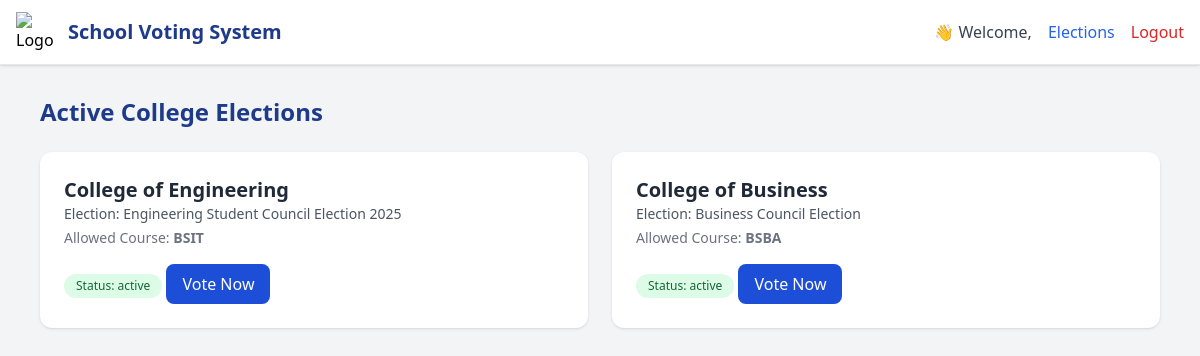
The page /colleges.php on the database as committed earlier.
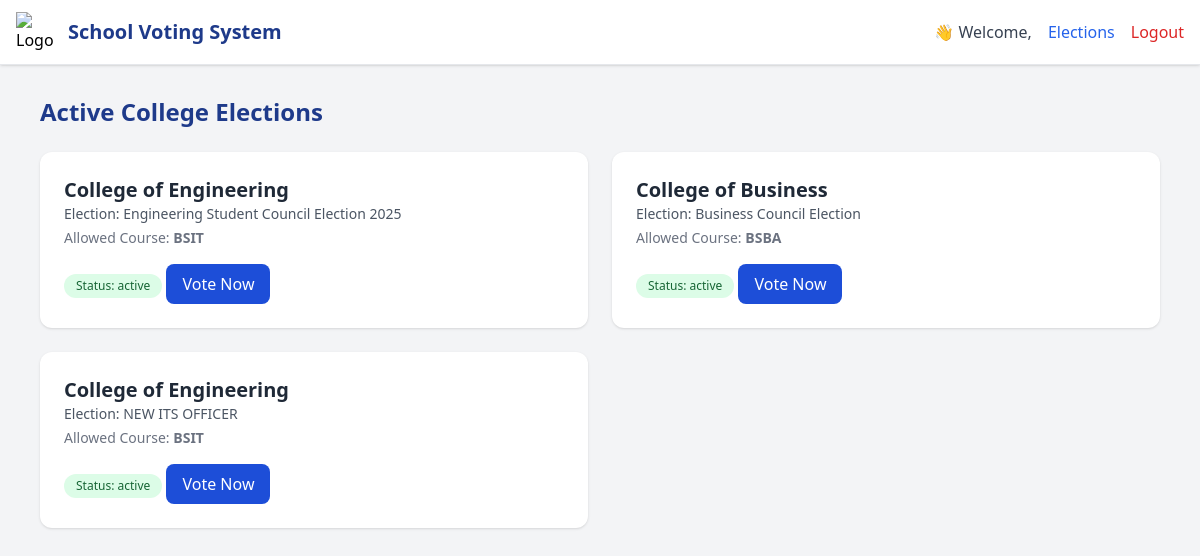
The same page on the database as committed later.
### tables this page shows
CREATE TABLE `elections` (
  `id` int(11) NOT NULL,
  `college_id` int(11) DEFAULT NULL,
  `title` varchar(150) DEFAULT NULL,
  `status` enum('active','closed') DEFAULT 'active',
  `start_date` date DEFAULT NULL,
  `end_date` date DEFAULT NULL,
  `course` varchar(50) NOT NULL DEFAULT '',
  `created_at` datetime DEFAULT current_timestamp(),
  `description` text DEFAULT NULL
);

CREATE TABLE `colleges` (
  `id` int(11) NOT NULL,
  `name` varchar(100) NOT NULL
);

### colleges.php (the view, shortened to what this page needs)
<?php
$studentName =    $_SESSION['student_name'];
$conn = new mysqli("localhost", "root", "", "voting_system");
$sql = "SELECT elections.*, colleges.name AS college_name
        FROM elections
        JOIN colleges ON elections.college_id = colleges.id
        WHERE elections.status = 'active'";
$result = $conn->query($sql);
?>
<!DOCTYPE html>
<html lang="en">
<head>
  <script src="https://cdn.tailwindcss.com"></script>
</head>
<body class="bg-gray-100 font-sans">
<header class="bg-white border-b shadow fixed top-0 left-0 w-full z-50">
  <div class="max-w-7xl mx-auto px-4 h-16 flex justify-between items-center">
    <div class="flex items-center space-x-3">
      <img src="https://cdn-icons-png.flaticon.com/512/201/201818.png" class="w-10 h-10" alt="Logo">
      <h1 class="text-xl font-bold text-blue-900">School Voting System</h1>
    </div>
    <div class="flex items-center space-x-4">
      <span class="text-gray-700 font-medium">👋 Welcome, <?= htmlspecialchars($studentName) ?></span>
          <a href="colleges.php" class="text-blue-600 hover:underline">Elections</a>
      <a href="student_logout.php" class="text-red-600 hover:underline">Logout</a>
    </div>
  </div>
</header>
  <section class="max-w-6xl mx-auto pt-24 pb-12 px-4">
    <h2 class="text-2xl font-bold text-blue-900 mb-6">Active College Elections</h2>
    <div class="grid md:grid-cols-2 gap-6">
      <?php if ($result && $result->num_rows > 0): ?>
        <?php while($row = $result->fetch_assoc()): ?>
          <div class="bg-white rounded-xl shadow p-6">
            <h3 class="text-xl font-semibold text-gray-800"><?= htmlspecialchars($row['college_name']) ?></h3>
            <p class="text-sm text-gray-600">Election: <span class="font-medium"><?= htmlspecialchars($row['title']) ?></span></p>
            <p class="text-sm text-gray-500 mt-1">Allowed Course: <strong><?= htmlspecialchars($row['course'] ?? 'N/A') ?></strong></p>
            <span class="inline-block mt-2 px-3 py-1 text-xs bg-green-100 text-green-800 rounded-full">
              Status: <?= htmlspecialchars($row['status']) ?>
            </span>
            <button
              class="mt-4 bg-blue-700 hover:bg-blue-800 text-white px-4 py-2 rounded-lg"
              onclick="checkCourseAndRedirect('<?= trim(strtoupper($row['course'])) ?>', <?= $row['id'] ?>)">
              Vote Now
            </button>
          </div>
        <?php endwhile; ?>
      <?php else: ?>
        <p class="text-gray-600">No active elections at the moment.</p>
      <?php endif; ?>
    </div>
  </section>
</body>
</html>

Rows that differ between the two databases and show on the page:
added elections: college.name "College of Engineering", title "NEW ITS OFFICER", course "BSIT", status "active"
